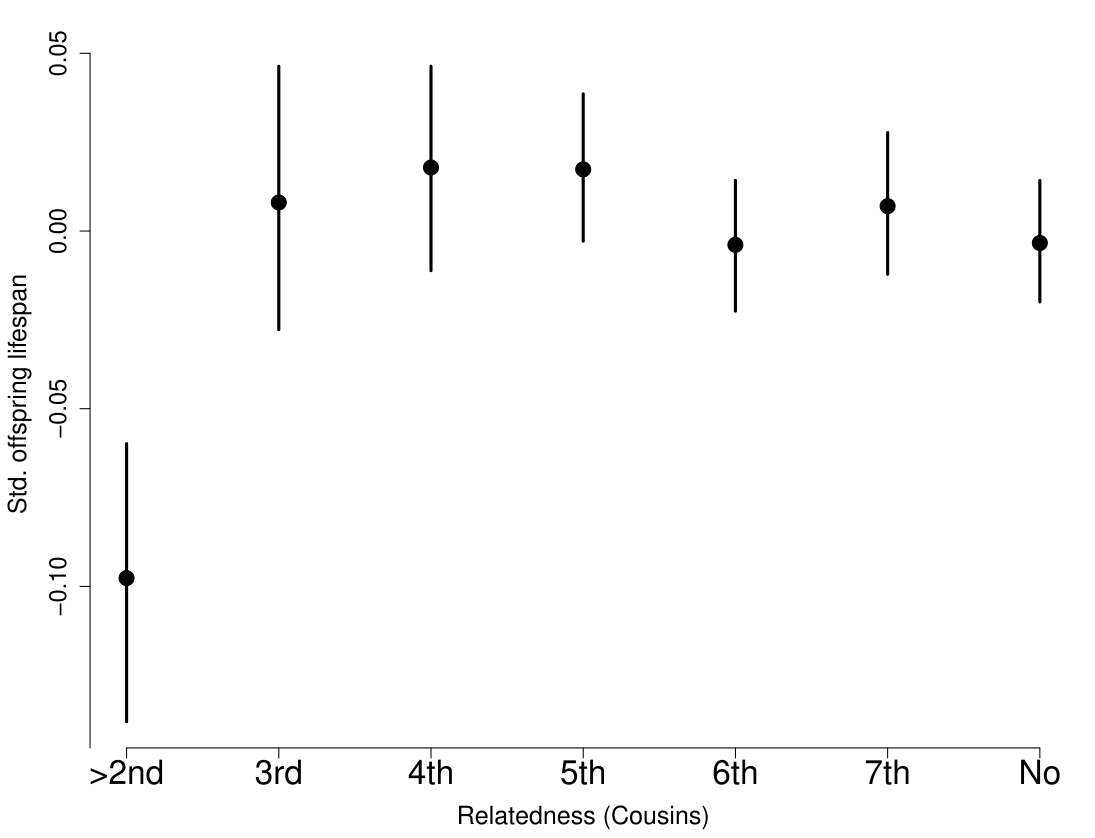

R code for this plot:
##Data from Figure 1D

decode.inbreeding<-read.csv("/Users/gcoop/Dropbox/Courses/Popgen_teaching_Notes/Journal_figs/single_locus_selection/Decode_human_inbreeding/decode_inbreeding.csv")
par(mar=c(4.5,4.5,2,1))
layout(1)
plot(decode.inbreeding$child_lifespan,
     ylim=range(decode.inbreeding),
     pch=19,cex=2,cex.lab=1.5, xlab="Relatedness (Cousins)",ylab="Std. offspring lifespan",axes=FALSE)

segments(x0=1:7,x1=1:7,y0=decode.inbreeding$lower_CI,y1=decode.inbreeding$upper_CI,lwd=3)

axis(side=2,cex.axis=1.4,at=c(-0.15,-.1,-0.05,0,0.05))
axis(side=1,at=1:7,label=c(">2nd","3rd","4th","5th","6th","7th","No"),cex.axis=2)
